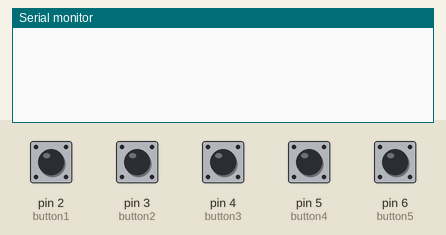
A sketch run on a simulated Arduino Uno, built with avr-gcc and run on an emulated ATmega328P. Parts: the last lines printed to the serial monitor. Inputs (shaded band) come from the test bench; at power-on: pin 2 (button1), pin 3 (button2), pin 4 (button3), pin 5 (button4), pin 6 (button5) HIGH.

Above: at 1.2 s.
1.3 s: pin 2 (button1) pulled LOW for 0.15 s
At 2.6 s:
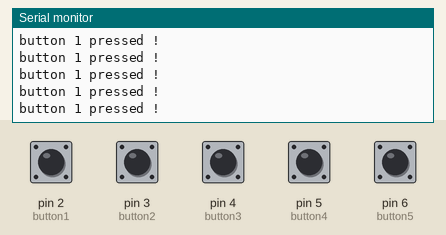
2.9 s: pin 3 (button2) pulled LOW for 0.15 s
At 4.2 s:
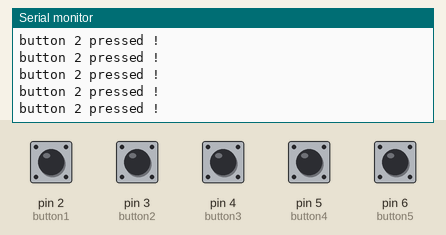
4.5 s: pin 4 (button3) pulled LOW for 0.15 s
At 5.4 s:
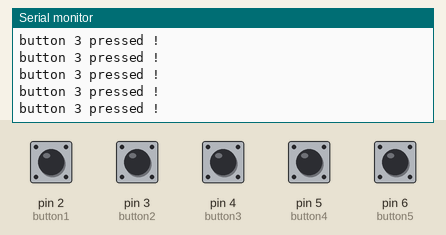
6.1 s: pin 5 (button4) pulled LOW for 0.15 s
At 6.6 s:
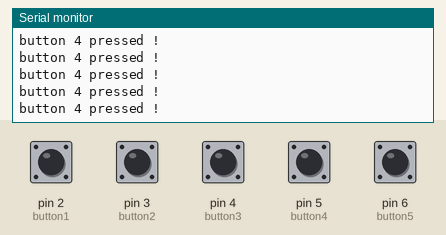
7.7 s: pin 6 (button5) pulled LOW for 0.15 s
At 9.0 s:
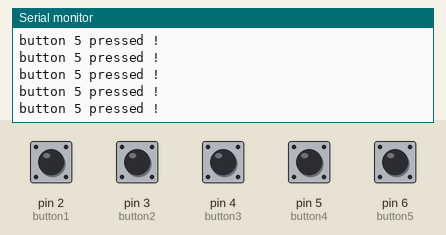
9.3 s: pin 2 (button1) driven LOW and pin 3 (button2) driven LOW
At 9.9 s:
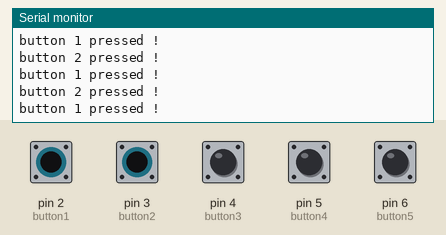
Timing chart, 0 to 12.3 s (numbered marks = the images above; inputs shaded):
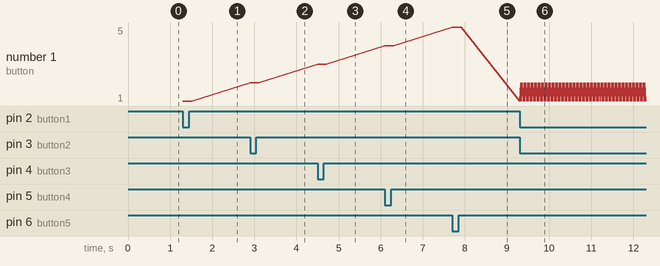

The sketch:

quadrant_button.ino
```cpp
/*
  INNOVATOR INTERNATIONAL (PVT)LTD.
  https://www.innovator.lk/
  --------------------------------------------------------
  Development Platform : Quadrant 1.0
  (embedded development platform)
  --------------------------------------------------------
  Buttons Example.
  --------------------------------------------------------
  Hardware setup :
  Connect BTN1 PIN to Arduino Digital PIN-> 2(D2)
  Connect BTN2 PIN to Arduino Digital PIN-> 3(D3)
  Connect BTN3 PIN to Arduino Digital PIN-> 4(D4)
  Connect BTN4 PIN to Arduino Digital PIN-> 5(D5)
  Connect BTN5 PIN to Arduino Digital PIN-> 6(D6)
  --------------------------------------------------------
  24 march 2021
*/

int button1 = 2;//PIN number of the push button 1.
int button2 = 3;//PIN number of the push button 2.
int button3 = 4;//PIN number of the push button 3.
int button4 = 5;//PIN number of the push button 4.
int button5 = 6;//PIN number of the push button 5.

//few variables to hold the button state.
boolean b1 = true;
boolean b2 = true;
boolean b3 = true;
boolean b4 = true;
boolean b5 = true;

void setup() {

  //initializing ALL button PINs as inputs.
  pinMode(button1, INPUT);
  pinMode(button2, INPUT);
  pinMode(button3, INPUT);
  pinMode(button4, INPUT);
  pinMode(button5, INPUT);

  Serial.begin(9600);//starting serial communication between arduino and computer.
}

void loop() {

  //reading all buttons and store states in variables.
  boolean b1 = digitalRead(button1);
  boolean b2 = digitalRead(button2);
  boolean b3 = digitalRead(button3);
  boolean b4 = digitalRead(button4);
  boolean b5 = digitalRead(button5);

//check variable value if it is "FALSE" and print message to serial monitor.
  if (!b1) {
    Serial.println("button 1 pressed !");
  }
  if (!b2) {
    Serial.println("button 2 pressed !");
  }
  if (!b3) {
    Serial.println("button 3 pressed !");
  }
  if (!b4) {
    Serial.println("button 4 pressed !");
  }
  if (!b5) {
    Serial.println("button 5 pressed !");
  }
}
```

Measured:
- after the input at 1.3 s, the serial monitor: prints a new line at once (image 1)
- after the input at 2.9 s, the serial monitor: prints a new line at once (image 2)
- after the input at 4.5 s, the serial monitor: prints a new line at once (image 3)
- after the input at 6.1 s, the serial monitor: prints a new line at once (image 4)
- after the input at 7.7 s, the serial monitor: prints a new line at once (image 5)
- after the input at 9.3 s, the serial monitor: prints a new line at once (image 6)
- plotted number 1: 1 → 2 after the input at 2.9 s, 2 → 3 after the input at 4.5 s, 3 → 4 after the input at 6.1 s, 4 → 5 after the input at 7.7 s, 5 → 2 after the input at 9.3 s
